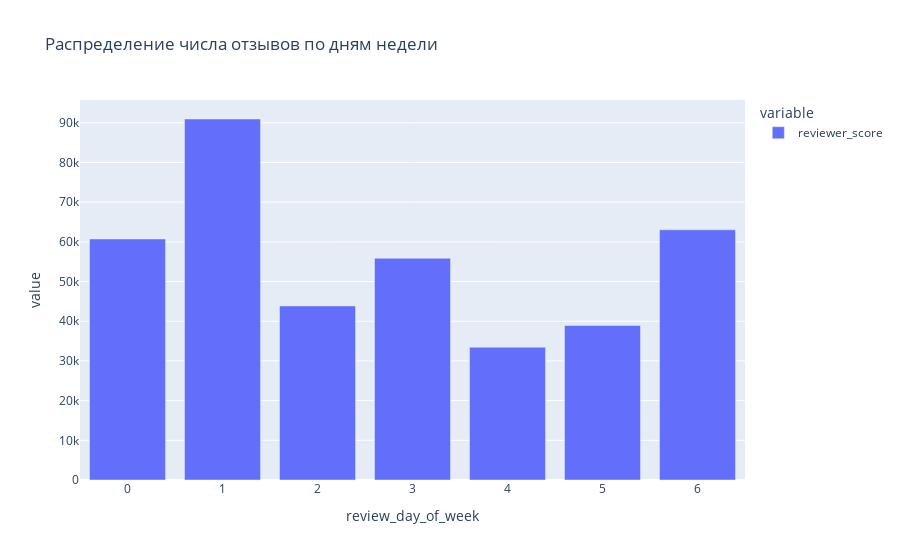
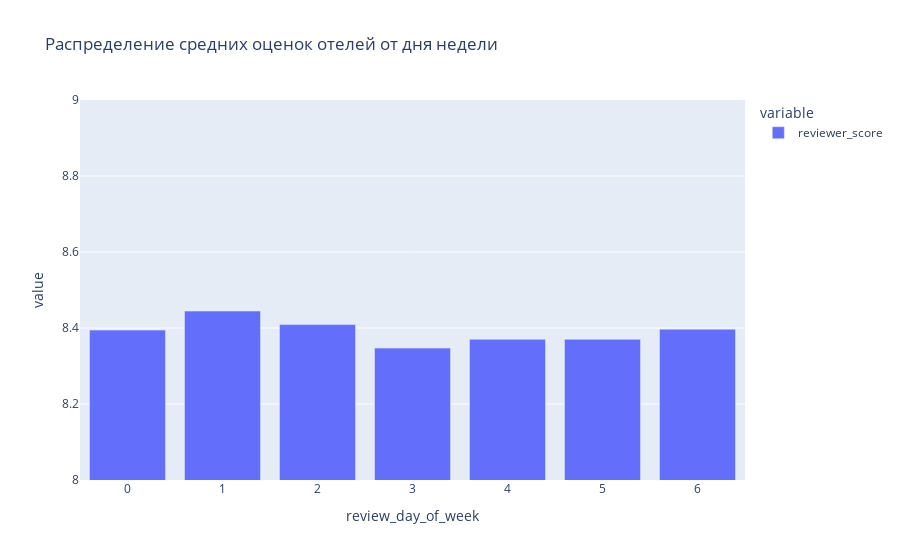

The code cell stored with these charts, in order, in its notebook:
### Code cell
# Построим столбчатую диаграмму, чтобы понять, влияет ли день недели на среднюю оценку в отзывах

data_train = data[data['sample'] == 1]
day_count = data_train.groupby(by='review_day_of_week')['reviewer_score'].count()
day_ratio = data_train.groupby(by='review_day_of_week')['reviewer_score'].mean()

fig = px.bar(day_count, title='Распределение числа отзывов по дням недели')
# fig.update_yaxes(range=[8, 9])
fig.show()

fig = px.bar(day_ratio, title='Распределение средних оценок отелей от дня недели')
fig.update_yaxes(range=[8, 9])
fig.show()

### Figure 1 — Plotly figure (JSON) as saved in the notebook; plotly's stock layout.template omitted (floating-point values rounded to 4 significant figures)
{"data": [{"alignmentgroup": "True", "hovertemplate": "variable=reviewer_score<br>review_day_of_week=%{x}<br>value=%{y}<extra></extra>", "legendgroup": "reviewer_score", "marker": {"color": "#636efa", "pattern": {"shape": ""}}, "name": "reviewer_score", "offsetgroup": "reviewer_score", "orientation": "v", "showlegend": true, "textposition": "auto", "type": "bar", "x": [0, 1, 2, 3, 4, 5, 6], "xaxis": "x", "y": [60726, 90954, 43856, 55861, 33447, 38923, 63036], "yaxis": "y"}], "layout": {"barmode": "relative", "legend": {"title": {"text": "variable"}, "tracegroupgap": 0}, "title": {"text": "Распределение числа отзывов по дням недели"}, "xaxis": {"anchor": "y", "domain": [0, 1], "title": {"text": "review_day_of_week"}}, "yaxis": {"anchor": "x", "domain": [0, 1], "title": {"text": "value"}}}}

### Figure 2 — Plotly figure (JSON) as saved in the notebook; plotly's stock layout.template omitted (floating-point values rounded to 4 significant figures)
{"data": [{"alignmentgroup": "True", "hovertemplate": "variable=reviewer_score<br>review_day_of_week=%{x}<br>value=%{y}<extra></extra>", "legendgroup": "reviewer_score", "marker": {"color": "#636efa", "pattern": {"shape": ""}}, "name": "reviewer_score", "offsetgroup": "reviewer_score", "orientation": "v", "showlegend": true, "textposition": "auto", "type": "bar", "x": [0, 1, 2, 3, 4, 5, 6], "xaxis": "x", "y": [8.394, 8.445, 8.409, 8.347, 8.37, 8.37, 8.397], "yaxis": "y"}], "layout": {"barmode": "relative", "legend": {"title": {"text": "variable"}, "tracegroupgap": 0}, "title": {"text": "Распределение средних оценок отелей от дня недели"}, "xaxis": {"anchor": "y", "domain": [0, 1], "title": {"text": "review_day_of_week"}}, "yaxis": {"anchor": "x", "domain": [0, 1], "range": [8, 9], "title": {"text": "value"}}}}
